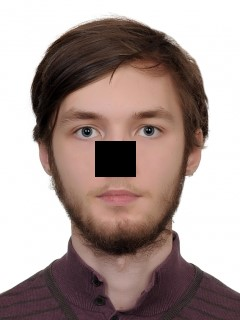
#> input picture Stock/StockC3.jpg, 240 x 320 px
$ python T1.py
#> lines starting #> are read from the running program, lines starting #| are printed output that depends on the picture; after the words box and inside, x2 and y2 are one past the last pixel; in counts of white or black regions, pixels touching at a corner belong together
# Python program to illustrate
# template matching
import cv2
import numpy as np

#Считывание фотографии
img_rgb = cv2.imread('Stock/StockC3.jpg')
#> img_rgb is the input picture: shape (320, 240, 3); mean B, G, R 146.8, 151, 168.1

#Перегонка фотки из цветного в оттенки черого
img_gray = cv2.cvtColor(img_rgb, cv2.COLOR_BGR2GRAY)
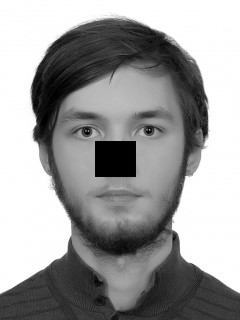
#> img_gray: shape (320, 240); min 0, max 255, mean 155.6

#Создание tample и перегонка туда требуемой фотки
template = cv2.imread('Tmpl/Tmpl8.jpg', 0)
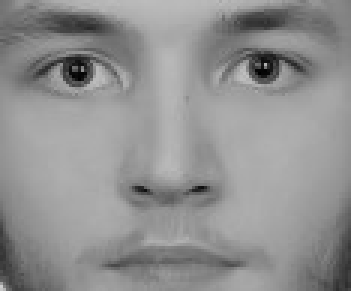
#> input picture Tmpl/Tmpl8.jpg, 117 x 97 px (shown 3 times larger)
#> template is the input picture: shape (97, 117); min 0, max 203, mean 144.7

# Сохраним показатели высоты и ширины tample, чтобы в дальнейшем делать обводку с такимиже показателями
w, h = template.shape[::-1]
#> w = 117; h = 97

# Произвести поиск совподения tample с img и сохранить все координаты совподения
res = cv2.matchTemplate(img_gray, template, cv2.TM_CCOEFF_NORMED)
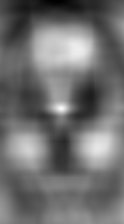
#> res: shape (224, 124) float32; min -0.36, max 0.38, mean -0.0353; drawn with min black and max white

# Процент схождения
threshold = 0.34

# Отбор координат по требуемому threshold
loc = np.where(res >= threshold)
#> loc = ([107, 107, 107, 108, 108, 108, 108, 109], [60, 61, 62, 59, 60, 61, 62, 61])

# Прорисовка прямоугольников в требуемых координатах
for pt in zip(*loc[::-1]):
    cv2.rectangle(img_rgb, pt, (pt[0] + w, pt[1] + h), (0, 255, 255), 2)
#> this loop made 8 passes
#> pt on passes 1 to 8: (60, 107), (61, 107), (62, 107), (59, 108), (60, 108), (61, 108), (62, 108), (61, 109)
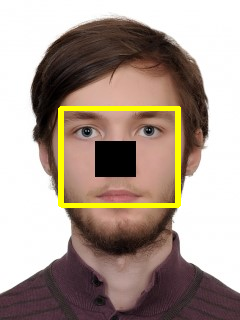
#> img_rgb: shape (320, 240, 3); 3.02% of pixels changed, all inside (x1, y1, x2, y2) = (58, 106, 181, 208)

# Показать итог

cv2.imshow('Detected', img_rgb)
cv2.waitKey(0)
